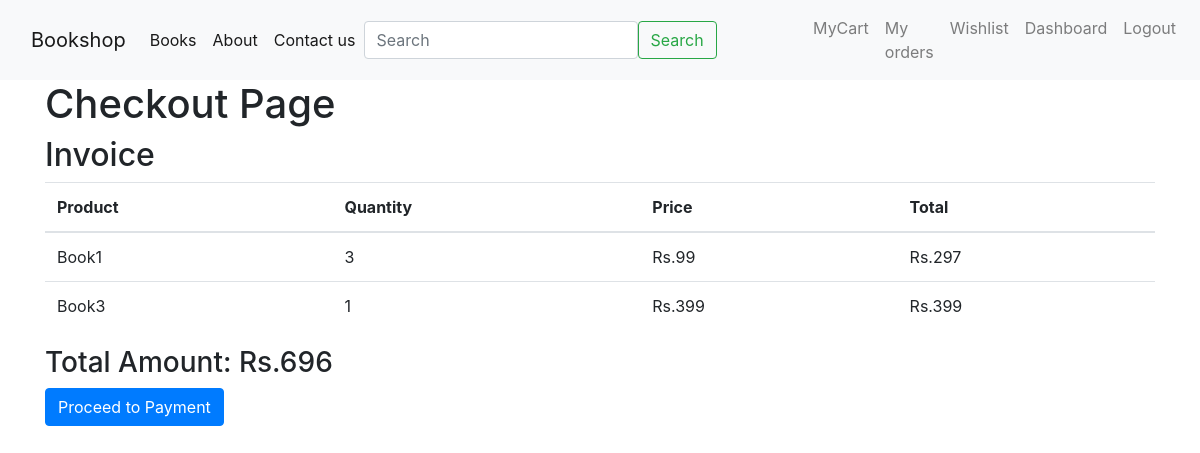
The page /checkout (signed in) on the database its author committed.
### app.py (models this page shows)
class CartItems(db.Model):
    __tablename__='cartitems'
    CartItemID= db.Column(db.Integer, primary_key=True)
    CartID= db.Column(db.Integer,db.ForeignKey('carts.CartID'), nullable=False)
    ProductID= db.Column(db.Integer,db.ForeignKey('products.ProductID'), nullable=False)
    Quantity= db.Column(db.Integer, nullable=False)
    product = db.relationship('Products', backref=db.backref('cart_items', lazy=True))

class Products(db.Model):
    __tablename__ = 'products'
    ProductID = db.Column(db.Integer, primary_key=True)
    ProductName= db.Column(db.String(50), nullable=False)
    Description= db.Column(db.String(100), nullable=False)
    Price= db.Column(db.Integer, nullable=False)
    StockQuantity= db.Column(db.Integer,nullable=False)
    CategoryID= db.Column(db.Integer,db.ForeignKey('categories.CategoryID'), nullable=False )
    MerchantID = db.Column(db.Integer, db.ForeignKey('users.UserID'), nullable=False)

### app.py (the view)
@app.route('/checkout', methods=['GET', 'POST'])
def checkout():
    if 'user_id' not in session:
        flash('Please log in first!', 'danger')
        return redirect(url_for('login'))
    user_id = session['user_id']
    addresses = Addresses.query.filter_by(UserID=user_id).all()
    cart = Carts.query.filter_by(UserID=user_id).first()
    cart_items = CartItems.query.filter_by(CartID=cart.CartID).all()
    total_amount = sum(item.Quantity * item.product.Price for item in cart_items)
    if request.method == 'POST':
        if not addresses:
            return redirect(url_for('add_address'))
        return redirect(url_for('select_payment'))
    return render_template('checkout.html', addresses=addresses, cart_items=cart_items, total_amount=total_amount)

### templates/checkout.html
{% extends 'base.html' %}
{% block body %}
<h1>Checkout Page</h1>
{% if addresses %}
  <h2>Invoice</h2>
  <table class="table">
    <thead>
      <tr>
        <th>Product</th>
        <th>Quantity</th>
        <th>Price</th>
        <th>Total</th>
      </tr>
    </thead>
    <tbody>
      {% for item in cart_items %}
      <tr>
        <td>{{ item.product.ProductName }}</td>
        <td>{{ item.Quantity }}</td>
        <td>Rs.{{ item.product.Price }}</td>
        <td>Rs.{{ item.Quantity * item.product.Price }}</td>
      </tr>
      {% endfor %}
    </tbody>
  </table>
  <h3>Total Amount: Rs.{{ total_amount }}</h3>
  <form action="{{ url_for('select_payment') }}" method="post">
    <button type="submit" class="btn btn-primary">Proceed to Payment</button>
</form>
{% else %}
  <p>No address found. Please <a href="{{ url_for('add_address') }}">Add an address</a>.</p>
{% endif %}
{% endblock body %}

### rows shown on the page
CartItems: product.ProductName "Book1", Quantity "3", product.Price "99", item.Quantity*item.product.Price "297"
CartItems: product.ProductName "Book3", Quantity "1", product.Price "399", item.Quantity*item.product.Price "399"

### other values the page prints
{{ total_amount }} "696"
